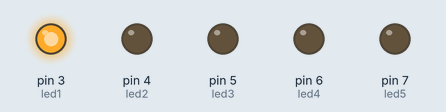
The sketch below on a simulated Arduino Uno, built with avr-gcc and run on an emulated ATmega328P. On the bench: output pins drawn as LEDs (lit = HIGH).

Above: at 0.05 s.
At 0.65 s:
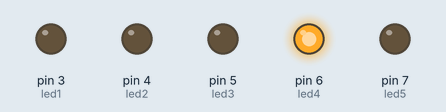
At 0.85 s:
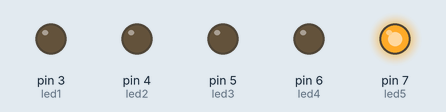
At 1.35 s:
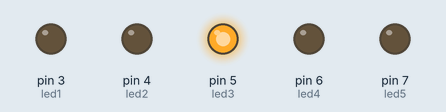
At 2.05 s:
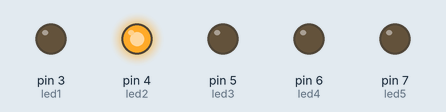
At 2.85 s:
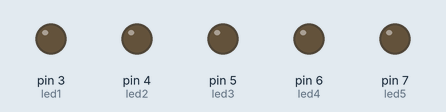
Timing chart, 0 to 3.1 s (numbered marks = the images above):
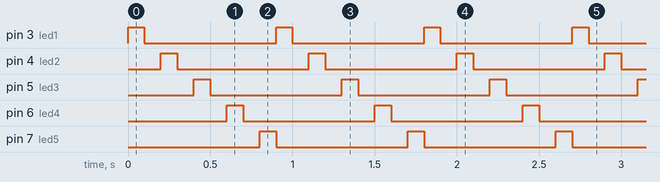

Measured:
- by itself, pin 3 (led1), pin 4 (led2), pin 5 (led3), pin 6 (led4), pin 7 (led5): alternates HIGH for 0.10 s and LOW for 0.80 s
- by itself, everything shown: repeats every 0.90 s, in 9 steps

The sketch:

karasimsek.ino
```cpp
int led1 = 3; //3. pini led1 olarak tanımladık.
int led2 = 4; //4. pini led2 olarak tanımladık.
int led3 = 5; //5. pini led3 olarak tanımladık.
int led4 = 6; //6. pini led4 olarak tanımladık.
int led5 = 7; //7. pini led5 olarak tanımladık.
void setup() {
pinMode (led1, OUTPUT); //8. pini çıkış olarak tanımladık.
pinMode (led2, OUTPUT); //9. pini çıkış olarak tanımladık.
pinMode (led3, OUTPUT); //10. pini çıkış olarak tanımladık.
pinMode (led4, OUTPUT); //11. pini çıkış olarak tanımladık.
pinMode (led5, OUTPUT); //12. pini çıkış olarak tanımladık.
}
void loop() {
digitalWrite (led1, HIGH); //led1 enerji verdik.
delay (100); //0.1s boyunca yanmasını sağladık
digitalWrite (led1, LOW); //led1 enerjisini kestik.
delay (100); //0.1s boyunca yanmasını sağladık
digitalWrite (led2, HIGH); //led2 enerji verdik.
delay (100); //0.1s boyunca yanmasını sağladık
digitalWrite (led2, LOW); //led2 enerjisini kestik.
delay (100); //0.1s boyunca yanmasını sağladık
digitalWrite (led3, HIGH); // led3 enerji verdik.
delay (100); //0.1s boyunca yanmasını sağladık
digitalWrite (led3, LOW); //led3 enerjisini kestik.
delay (100); //0.1s boyunca yanmasını sağladık
digitalWrite (led4, HIGH); // led4 enerji verdik.
delay (100); //0.1s boyunca yanmasını sağladık
digitalWrite (led4, LOW); //led4 enerjisini kestik.
delay (100); //0.1s boyunca yanmasını sağladık
digitalWrite (led5, HIGH); //led5 enerji verdik.
delay (100); //0.1s boyunca yanmasını sağladık
digitalWrite (led5, LOW); //led5 enerjisini kestik.
}
```
